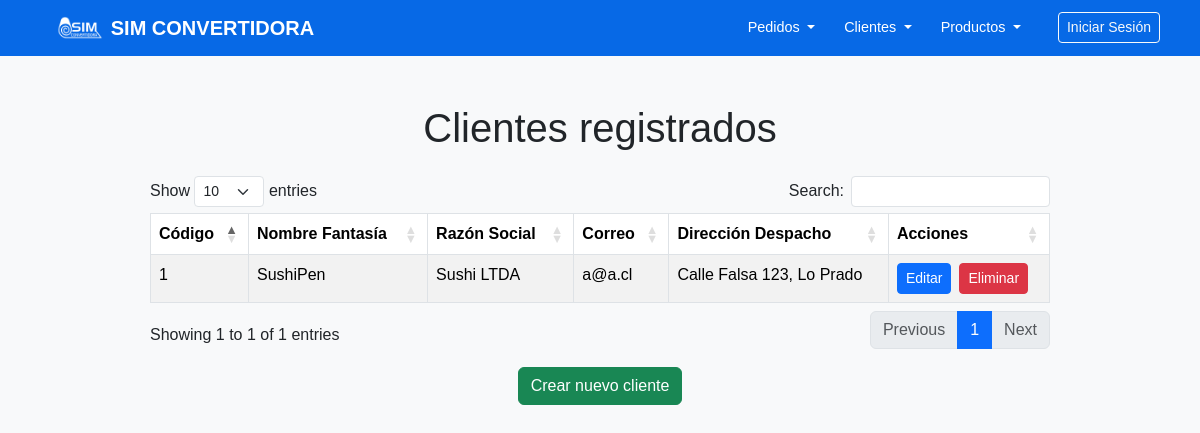
The page /clientes/listar/ on the database as committed earlier.
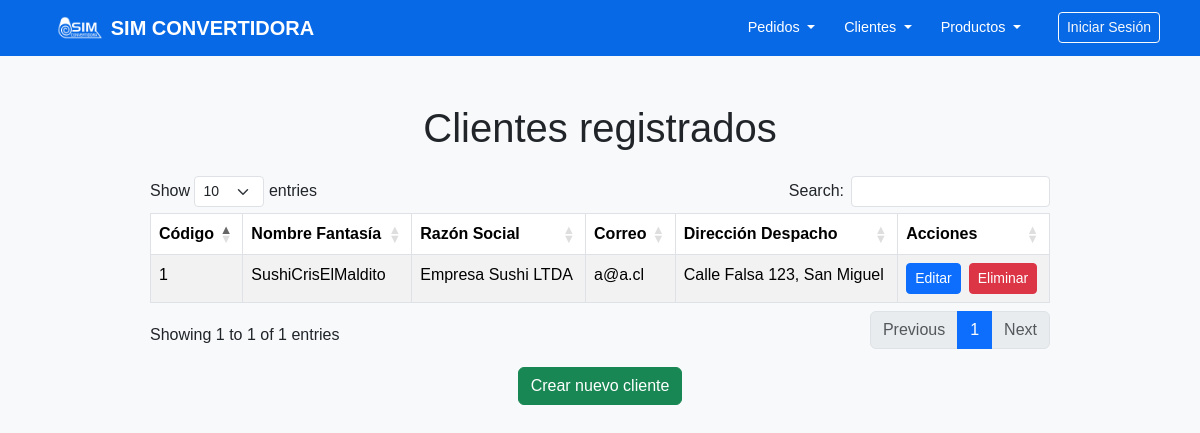
The same page on the database as committed later.
### clientes/models.py (models this page shows, shortened)
class Cliente(models.Model):
    cod_cliente = models.AutoField(primary_key=True)
    nombre_fantasia = models.CharField(max_length=100)
    razon_social = models.CharField(max_length=100, unique=True)
    correo = models.EmailField()
    direccion_despacho = models.CharField(max_length=200)

### clientes/views.py (the view)
# urls.py: path('listar/', consultar_clientes, name='consultar_clientes'),
def consultar_clientes(request):
    clientes = Cliente.objects.all()
    return render(request, 'clientes/consultar_clientes.html', {'clientes': clientes})

### templates/clientes/consultar_clientes.html (shortened to what this page needs)
<!DOCTYPE html>
<html lang="es">
<head>
    <link rel="stylesheet" href="https://cdn.datatables.net/1.13.5/css/dataTables.bootstrap5.min.css">
</head>
<body>
    <header>
        {% include 'navegacion/nav.html' %}
    </header>
    <div class="container py-5 d-flex justify-content-center">
        <div style="width: 90%; max-width: 900px;">
            <h1 class="text-center mb-4">Clientes registrados</h1>
            <table id="tabla-clientes" class="table table-striped table-bordered">
                <thead>
                    <tr>
                        <th>Código</th>
                        <th>Nombre Fantasía</th>
                        <th>Razón Social</th>
                        <th>Correo</th>
                        <th>Dirección Despacho</th>
                        <th>Acciones</th>
                    </tr>
                </thead>
                <tbody>
                {% for cliente in clientes %}
                    <tr>
                        <td>{{ cliente.cod_cliente }}</td>
                        <td>{{ cliente.nombre_fantasia }}</td>
                        <td>{{ cliente.razon_social }}</td>
                        <td>{{ cliente.correo }}</td>
                        <td>{{ cliente.direccion_despacho }}</td>
                        <td>
                            <div class="d-flex gap-2">
                                <a href="{% url 'editar_cliente' cliente.cod_cliente %}" class="btn btn-primary btn-sm">Editar</a>
                                <form method="post" action="{% url 'eliminar_cliente' cliente.cod_cliente %}" onsubmit="return confirm('¿Estás seguro de eliminar este cliente?');" style="margin: 0;">
                                <button type="submit" class="btn btn-danger btn-sm">Eliminar</button>
                                </form>
                            </div>
                        </td>
                    </tr>
                {% empty %}
                    <tr>
                        <td colspan="7">No hay clientes registrados.</td>
                    </tr>
                {% endfor %}
                </tbody>
            </table>
            <div class="text-center mt-3">
                <a href="{% url 'crear_cliente' %}" class="btn btn-success">Crear nuevo cliente</a>
            </div>
        </div>
    </div>
</body>
</html>

Rows that differ between the two databases and show on the page:
changed Cliente "a@a.cl": nombre_fantasia "SushiPen" → "SushiCrisElMaldito"; razon_social "Sushi LTDA" → "Empresa Sushi LTDA"; direccion_despacho "Calle Falsa 123, Lo Prado" → "Calle Falsa 123, San Miguel"
